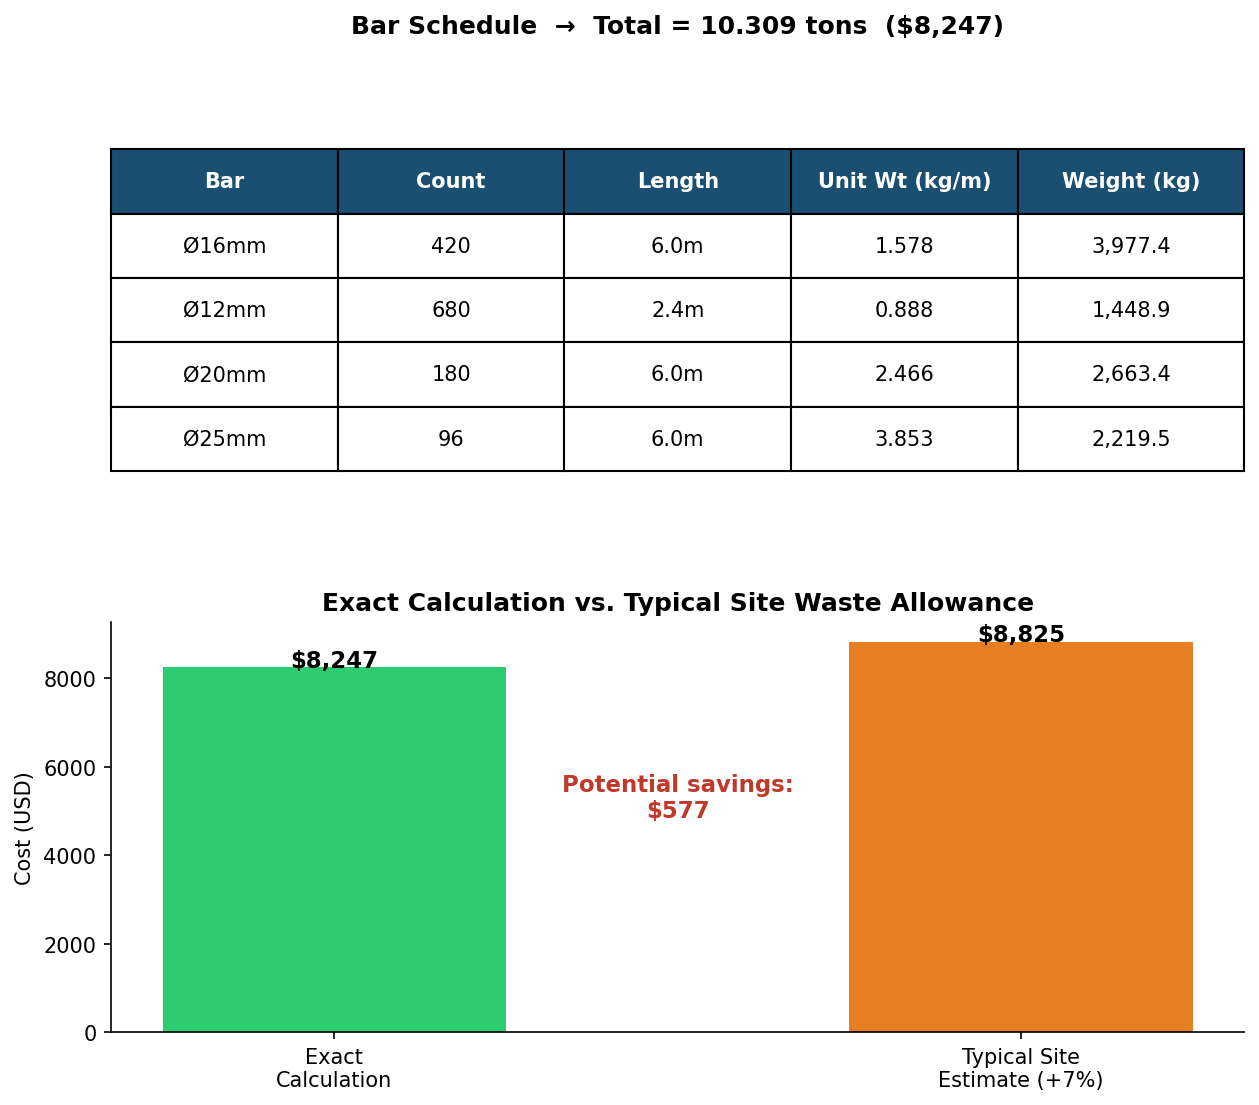

Write the Python code that produced this figure.
# PythonForStructures - Tool #05
# Rebar Weight & Cost Estimator — Are you over-ordering?
# Computes exact tonnage + cost from a bar schedule, using the
# standard unit weight formula (density = 7850 kg/m^3).

import numpy as np
import matplotlib.pyplot as plt

# --- INPUTS: Bar Schedule (diameter mm, count, cut length m) ---
# Example: one floor's worth of beam + column reinforcement
bar_schedule = [
    {"dia": 16, "count": 420, "length": 6.0},   # beam main bars
    {"dia": 12, "count": 680, "length": 2.4},   # stirrups/links
    {"dia": 20, "count": 180, "length": 6.0},   # column main bars
    {"dia": 25, "count": 96,  "length": 6.0},   # heavy column bars
]

STEEL_PRICE_PER_TON = 800   # USD/ton -- update to your local market rate
STEEL_DENSITY = 7850        # kg/m^3

# --- CALCULATE ---
def unit_weight_kg_per_m(dia_mm):
    # exact formula: density x cross-section area
    area_m2 = (np.pi / 4) * (dia_mm / 1000) ** 2
    return STEEL_DENSITY * area_m2

total_weight_kg = 0
rows = []
for bar in bar_schedule:
    w_per_m = unit_weight_kg_per_m(bar["dia"])
    bar_weight = w_per_m * bar["length"] * bar["count"]
    total_weight_kg += bar_weight
    rows.append([f"Ø{bar['dia']}mm", bar["count"], f"{bar['length']}m",
                 f"{w_per_m:.3f}", f"{bar_weight:,.1f}"])

total_tons = total_weight_kg / 1000
total_cost = total_tons * STEEL_PRICE_PER_TON

# --- THE RISK ANGLE: typical site over-order allowance ---
TYPICAL_WASTE_ALLOWANCE = 0.07   # many sites add a flat 5-10% "just in case"
naive_estimate_tons = total_tons * (1 + TYPICAL_WASTE_ALLOWANCE)
naive_cost = naive_estimate_tons * STEEL_PRICE_PER_TON
potential_savings = naive_cost - total_cost

print(f"Exact quantity   : {total_tons:.3f} tons  (${total_cost:,.0f})")
print(f"Typical site est.: {naive_estimate_tons:.3f} tons  (${naive_cost:,.0f})")
print(f"Potential savings from exact calc: ${potential_savings:,.0f}")

# --- VISUAL: bar schedule table (top) + cost comparison (bottom) ---
fig, (ax1, ax2) = plt.subplots(2, 1, figsize=(8.5, 7.5),
                                gridspec_kw={'height_ratios': [1, 0.8]})

# bar schedule table
ax1.axis('off')
tbl = ax1.table(cellText=rows,
                 colLabels=["Bar", "Count", "Length", "Unit Wt (kg/m)", "Weight (kg)"],
                 cellLoc='center', loc='center')
tbl.auto_set_font_size(False)
tbl.set_fontsize(10)
tbl.scale(1, 2.2)
for j in range(5):
    tbl[0, j].set_facecolor('#1B4F72')
    tbl[0, j].set_text_props(color='white', weight='bold')
ax1.set_title(f'Bar Schedule  →  Total = {total_tons:.3f} tons  (${total_cost:,.0f})',
              fontsize=12, weight='bold', pad=10)

# cost comparison bar chart
labels = ['Exact\nCalculation', 'Typical Site\nEstimate (+7%)']
costs = [total_cost, naive_cost]
colors = ['#2ECC71', '#E67E22']
bars = ax2.bar(labels, costs, color=colors, width=0.5)
for bar, cost in zip(bars, costs):
    ax2.text(bar.get_x() + bar.get_width()/2, cost + 15, f'${cost:,.0f}',
              ha='center', fontsize=11, weight='bold')
ax2.annotate(f'Potential savings:\n${potential_savings:,.0f}',
             xy=(0.5, max(costs)*0.55), fontsize=11, color='#C0392B',
             weight='bold', ha='center')
ax2.set_ylabel('Cost (USD)')
ax2.set_title('Exact Calculation vs. Typical Site Waste Allowance', fontsize=12, weight='bold')
ax2.spines[['top', 'right']].set_visible(False)

plt.tight_layout()
plt.savefig('rebar_estimator.png', dpi=150, bbox_inches='tight')
